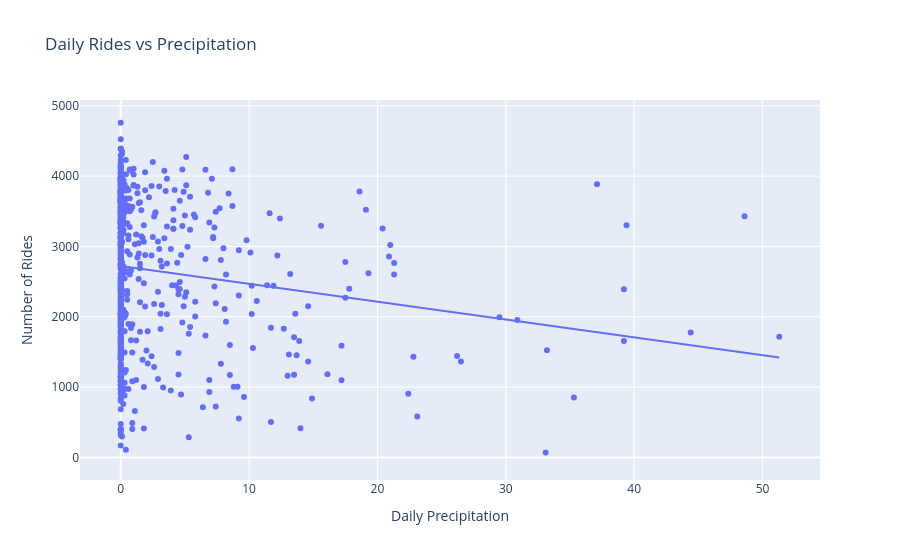

Here is the notebook cell this chart was saved with:
### Markdown cell above
#### Rides and Precipitation

### Code cell
fig = px.scatter(
    bike_weather_daily,
    x="precipitation_sum",
    y="number_of_rides",
    trendline="ols",
    title="Daily Rides vs Precipitation"
)

fig.update_layout(
    xaxis_title="Daily Precipitation",
    yaxis_title="Number of Rides"
)

fig.show()

### Figure 1 — Plotly figure (JSON) as saved in the notebook; plotly's stock layout.template omitted (floating-point values rounded to 4 significant figures; data arrays with more than 128 entries replaced by an {"elided": "..."} marker saying what was removed)
{"data": [{"hovertemplate": "precipitation_sum=%{x}<br>number_of_rides=%{y}<extra></extra>", "legendgroup": "", "marker": {"color": "#636efa", "symbol": "circle"}, "mode": "markers", "name": "", "orientation": "v", "showlegend": false, "type": "scatter", "x": {"elided": "577 float values"}, "xaxis": "x", "y": {"elided": "577 int values"}, "yaxis": "y"}, {"hovertemplate": "<b>OLS trendline</b><br>number_of_rides = -25.3621 * precipitation_sum + 2720.32<br>R<sup>2</sup>=0.029178<br><br>precipitation_sum=%{x}<br>number_of_rides=%{y} <b>(trend)</b><extra></extra>", "legendgroup": "", "marker": {"color": "#636efa", "symbol": "circle"}, "mode": "lines", "name": "", "showlegend": false, "type": "scatter", "x": {"elided": "576 float values"}, "xaxis": "x", "y": {"elided": "576 float values"}, "yaxis": "y"}], "layout": {"legend": {"tracegroupgap": 0}, "title": {"text": "Daily Rides vs Precipitation"}, "xaxis": {"anchor": "y", "domain": [0, 1], "title": {"text": "Daily Precipitation"}}, "yaxis": {"anchor": "x", "domain": [0, 1], "title": {"text": "Number of Rides"}}}}
